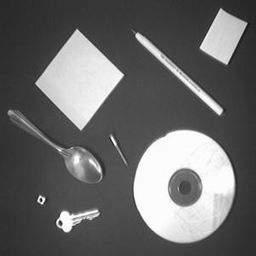
#> input picture shape256.jpg, 256 x 256 px
$ python -i canny.py   (imports and definitions only)   (older library calls are emulated)
#> lines starting #> are read from the running program, lines starting #| are printed output that depends on the picture
#> further down, picture is the input picture: shape (256, 256, 3); min 3, max 255, mean 104.4
import cv2
import numpy as np


def get_image_gradients(image, ksize=3, sigma=2, smooth=True, abs=False):
#> called with ksize = 3, sigma = 2, smooth = True, abs = False
    if smooth:
    # smooth
        image = cv2.GaussianBlur(image, (ksize, ksize), sigma)
        image = cv2.medianBlur(image, ksize)
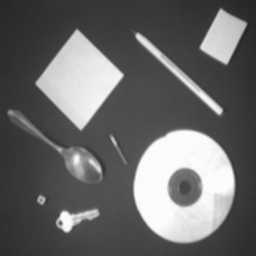
#> image: shape (256, 256, 3); min 35, max 253, mean 104.4
    # sobel
    sobelx = cv2.Sobel(src=image, ddepth=cv2.CV_64F,
                        dx=1, dy=0, ksize=ksize)
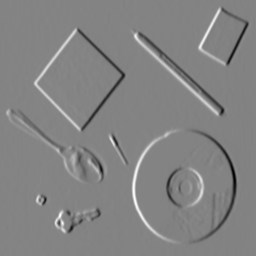
#> sobelx: shape (256, 256, 3) float64; min -519, max 489, mean 0; drawn with min black and max white
    sobely = cv2.Sobel(src=image, ddepth=cv2.CV_64F,
                        dx=0, dy=1, ksize=ksize)
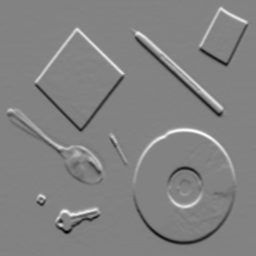
#> sobely: shape (256, 256, 3) float64; min -441, max 421, mean 0.3; drawn with min black and max white
    # abs
    magnitude = np.sqrt((sobelx.copy() ** 2) + (sobely.copy() ** 2))
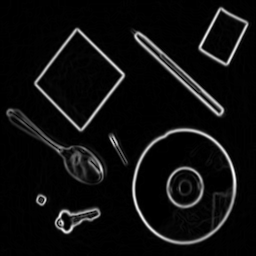
#> magnitude: shape (256, 256, 3) float64; min 0, max 531.2, mean 31.7; drawn with min black and max white
    orientation = np.rad2deg(np.arctan(sobely.copy(), sobelx.copy()))
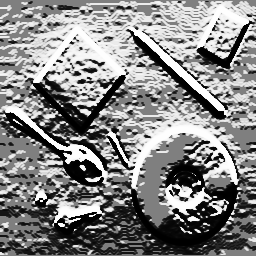
#> orientation: shape (256, 256, 3) float64; min -89.87, max 89.86, mean 4.1; drawn with min black and max white
    if abs:
        sobelx_abs = cv2.convertScaleAbs(sobelx.copy())
        sobely_abs = cv2.convertScaleAbs(sobely.copy())
        return sobelx_abs, sobely_abs, magnitude, orientation
    else:
        return sobelx, sobely, magnitude, orientation


# TODO: change discretization?
# [76 lines left out: functions non_max_suppression, threshold, hysteresis, not called in this run]

>>> import cv2
>>> picture = cv2.imread('shape256.jpg')
>>> result = get_image_gradients(picture)
